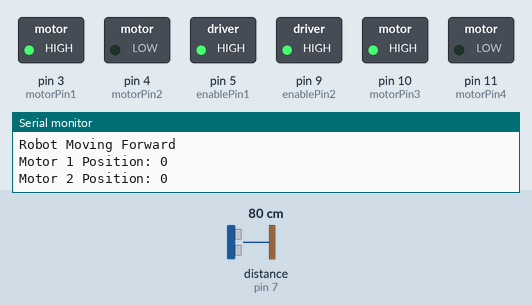
This sketch was run on a simulated Arduino Uno, built with avr-gcc and run on an emulated ATmega328P. On the bench: switched loads named in the sketch (green lamp = pin HIGH), the last lines printed to the serial monitor. Wiring (inferred from the names in the program): ultrasonic range finder: trigger pin 13; echo pin 7. Inputs (shaded band) come from the test bench; at power-on: distance to the obstacle (sensor on pin 7) 80 cm. The echo pulse lasts 58.3 µs per cm; pins used as bus, display or sensor lines are not drawn.

Above: at 1.3 s.
1.4 s: distance to the obstacle (sensor on pin 7) set to 23 cm
2.9 s: distance to the obstacle (sensor on pin 7) set to 20 cm
At 3.5 s:
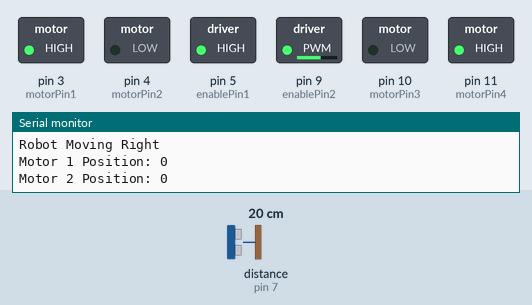
4.5 s: distance to the obstacle (sensor on pin 7) set to 13 cm
6.0 s: distance to the obstacle (sensor on pin 7) set to 10 cm
At 7.2 s:
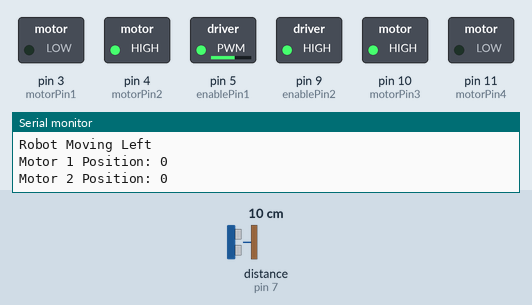
7.5 s: distance to the obstacle (sensor on pin 7) set to 8 cm
10.5 s: distance to the obstacle (sensor on pin 7) set to 5 cm
At 11.4 s:
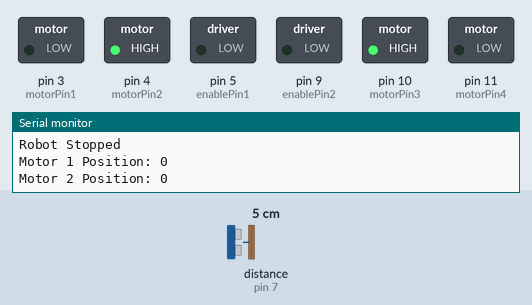
Timing chart, 0 to 13.0 s (numbered marks = the images above; inputs shaded):
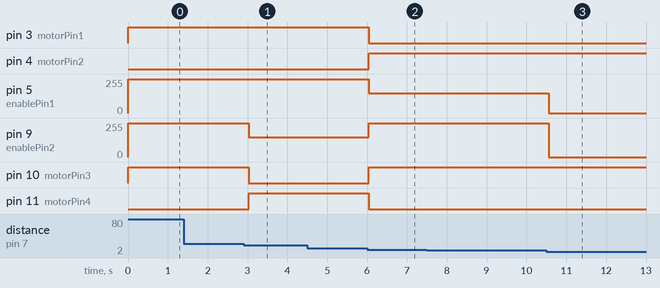

Measured:
- the behaviour switches between 22 and 21 cm on distance to the obstacle (sensor on pin 7) (found by bisection; images 0 and 1)
- the behaviour switches between 12 and 11 cm on distance to the obstacle (sensor on pin 7) (found by bisection; images 1 and 2)
- the behaviour switches between 7 and 6 cm on distance to the obstacle (sensor on pin 7) (found by bisection; images 2 and 3)
- after the input at 2.9 s, pin 9 (enablePin2): 255/255 → 150/255 after 0.13 s; pin 10 (motorPin3): HIGH → LOW after 0.13 s; pin 11 (motorPin4): LOW → HIGH after 0.13 s
- after the input at 6.0 s, pin 3 (motorPin1), pin 11 (motorPin4): HIGH → LOW at once; pin 4 (motorPin2), pin 10 (motorPin3): LOW → HIGH at once; pin 5 (enablePin1): 255/255 → 150/255 at once; pin 9 (enablePin2): 150/255 → 255/255 at once
- after the input at 10.5 s, pin 5 (enablePin1): 150/255 → 0/255 after 0.05 s; pin 9 (enablePin2): 255/255 → 0/255 after 0.05 s

The sketch:

UltraSonicMotorNavigation.ino
```cpp
// Motor1 control pins
const int motorPin1 = 3; // IN1 on L293D
const int motorPin2 = 4; // IN2 on L293D
const int enablePin1 = 5; // EN1 on L293D
// Motor2 control pins
const int motorPin3 = 10; // IN3 on L293D
const int motorPin4 = 11; // IN4 on L293D
const int enablePin2 = 9; // EN2 on L293D

// Encoder pins
const int motor1_encoderA = 6;
const int motor1_encoderB = 2;
const int motor2_encoderA = 8;
const int motor2_encoderB = 12;

// Ultrasonic sensor pins
const int trigPin = 13;
const int echoPin = 7;

// Encoder counts
volatile long motor1_position = 0;
volatile long motor2_position = 0;

// For counting time increments
enum{STOP, MOVE_FORWARD, MOVE_RIGHT, MOVE_LEFT, MOVE_BACKWARD};
unsigned char roboState;

void setup() {
  // Set motor1 control pins as outputs
  pinMode(motorPin1, OUTPUT);
  pinMode(motorPin2, OUTPUT);
  pinMode(enablePin1, OUTPUT);

  // Set motor2 control pins as outputs
  pinMode(motorPin3, OUTPUT);
  pinMode(motorPin4, OUTPUT);
  pinMode(enablePin2, OUTPUT);

  // Encoder pins as inputs
  pinMode(motor1_encoderA, INPUT);
  pinMode(motor1_encoderB, INPUT);
  pinMode(motor2_encoderA, INPUT);
  pinMode(motor2_encoderB, INPUT);

  // Ultrasonic sensor pins as outputs/inputs
  pinMode(trigPin, OUTPUT);
  pinMode(echoPin, INPUT);

  // Attach interrupts for encoders
  attachInterrupt(digitalPinToInterrupt(motor1_encoderA), updateMotorA, CHANGE);
  attachInterrupt(digitalPinToInterrupt(motor2_encoderA), updateMotorB, CHANGE);

  roboState = STOP;
  // Start Serial communication for debugging
  Serial.begin(9600);
}

void loop() {
  long distance = measureDistance();

  if (distance > 20){
    roboState = MOVE_FORWARD;
  }else if(distance > 10 && distance <= 20){
    roboState = MOVE_RIGHT;
  }else if(distance > 5 && distance <= 10){
    roboState = MOVE_LEFT;
  }else{
    roboState = STOP;
  }

  switch(roboState){
    case STOP:
    	stop();
    	break;

    case MOVE_FORWARD:
    	moveForward();
    	break;

    case MOVE_RIGHT:
    	moveRight();
        break;

    case MOVE_LEFT:
    	moveLeft();
        break;

    case MOVE_BACKWARD:
    	moveBackward();
        break;
  }

  // Print encoder positions to Serial Monitor
  Serial.print("Motor 1 Position: ");
  Serial.println(motor1_position);
  Serial.print("Motor 2 Position: ");
  Serial.println(motor2_position);

  delay(500); // Adjust delay as needed
}

long measureDistance() {
  // Send a 10us pulse to trigger the ultrasonic sensor
  digitalWrite(trigPin, LOW);
  delayMicroseconds(2);
  digitalWrite(trigPin, HIGH);
  delayMicroseconds(10);
  digitalWrite(trigPin, LOW);

  // Measure the time it takes for the echo to return
  long duration = pulseIn(echoPin, HIGH);

  // Calculate the distance in cm (Speed of sound is 34300 cm/s)
  long distance = duration * 0.034 / 2;

  return distance;
}

void moveForward(){
  // Example: Move both motors forward at full speed
  analogWrite(enablePin1, 255); // Full speed
  analogWrite(enablePin2, 255); // Full speed

  Serial.println("Robot Moving Forward");
  // Rotate motor1 forward
  digitalWrite(motorPin1, HIGH);
  digitalWrite(motorPin2, LOW);

  // Rotate motor2 forward
  digitalWrite(motorPin3, HIGH);
  digitalWrite(motorPin4, LOW);
}

void moveRight(){
  Serial.println("Robot Moving Right");
  analogWrite(enablePin1, 255);
  analogWrite(enablePin2, 150);
  // Rotate motor1 forward
  digitalWrite(motorPin1, HIGH);
  digitalWrite(motorPin2, LOW);

  // Rotate motor2 backward
  digitalWrite(motorPin3, LOW);
  digitalWrite(motorPin4, HIGH);
}

void moveLeft(){
  Serial.println("Robot Moving Left");
  analogWrite(enablePin1, 150);
  analogWrite(enablePin2, 255);
  // Rotate motor1 backward
  digitalWrite(motorPin1, LOW);
  digitalWrite(motorPin2, HIGH);

  // Rotate motor2 forward
  digitalWrite(motorPin3, HIGH);
  digitalWrite(motorPin4, LOW);
}

void moveBackward(){
  Serial.println("Robot Moving Backward");
  analogWrite(enablePin1, 255);
  analogWrite(enablePin2, 255);
  // Rotate motor1 backward
  digitalWrite(motorPin1, LOW);
  digitalWrite(motorPin2, HIGH);

  // Rotate motor2 backward
  digitalWrite(motorPin3, LOW);
  digitalWrite(motorPin4, HIGH);
}


void stop(){
  Serial.println("Robot Stopped");
  analogWrite(enablePin1, 0); // Stop motor 1
  analogWrite(enablePin2, 0); // Stop motor 2
}

void updateMotorA() {
  int stateA = digitalRead(motor1_encoderA);
  int stateB = digitalRead(motor1_encoderB);

  if (stateA == stateB) {
    motor1_position++;
  } else {
    motor1_position--;
  }
}

void updateMotorB() {
  int stateA = digitalRead(motor2_encoderA);
  int stateB = digitalRead(motor2_encoderB);

  if (stateA == stateB) {
    motor2_position++;
  } else {
    motor2_position--;
  }
}
```
